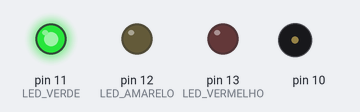
A sketch run on a simulated Arduino Uno, built with avr-gcc and run on an emulated ATmega328P. Parts: output pins drawn as LEDs (lit = HIGH), buzzer (waves = sounding).

Above: at 1.5 s.
At 4.0 s:
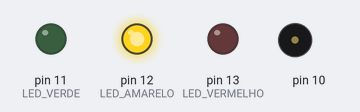
At 5.5 s:
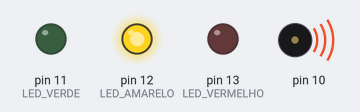
At 9.5 s:
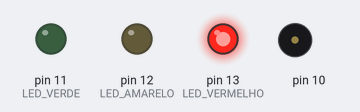
Timing chart, 0 to 15.6 s (numbered marks = the images above):
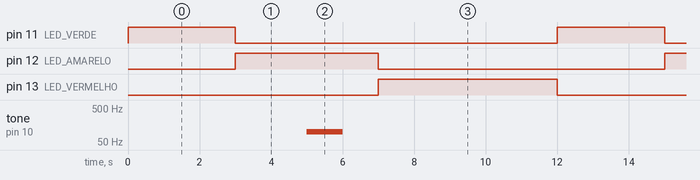

The sketch:

semaforo.ino
```cpp
/*******************************************************************************
* Projeto de um semáforo de carros.
*******************************************************************************/

const int frequencia = 100;
const int LED_VERDE = 11;
const int LED_AMARELO = 12;
const int LED_VERMELHO = 13;

const int TEMPO_VERDE = 3000;  // Tempo em milissegundos para o sinal verde
const int TEMPO_AMARELO = 2000;  // Tempo em milissegundos para o sinal amarelo
const int TEMPO_VERMELHO = 5000;  // Tempo em milissegundos para o sinal vermelho

void setup() {
  // Configura os pinos dos LEDs como saída
  pinMode(LED_VERDE, OUTPUT);
  pinMode(LED_AMARELO, OUTPUT);
  pinMode(LED_VERMELHO, OUTPUT);
  pinMode(10, OUTPUT);
}

// Sequencia que acontece

void loop() {
  // Sinal aberto: apaga LED vermelho, acende LED verde
  sinalVerde();

  // Sinal de atenção: apaga LED verde, acende LED amarelo
  sinalAmarelo();

  sonoro();

  // Sinal fechado: apaga LED amarelo, acende LED vermelho
  sinalVermelho();
}

void sonoro(){
  tone(10, frequencia); // gera frequencia de 2000Hz no buzzer
  delay(1000);
  noTone(10); // para frequencia no buzzer
  delay(1000);
}


// Função para o sinal verde
void sinalVerde() {
  digitalWrite(LED_VERDE, HIGH);
  digitalWrite(LED_AMARELO, LOW);
  digitalWrite(LED_VERMELHO, LOW);
  delay(TEMPO_VERDE);
}

// Função para o sinal amarelo
void sinalAmarelo() {
  digitalWrite(LED_VERDE, LOW);
  digitalWrite(LED_AMARELO, HIGH);
  digitalWrite(LED_VERMELHO, LOW);
  delay(TEMPO_AMARELO);
}

// Função para o sinal vermelho
void sinalVermelho() {
  digitalWrite(LED_VERDE, LOW);
  digitalWrite(LED_AMARELO, LOW);
  digitalWrite(LED_VERMELHO, HIGH);
  delay(TEMPO_VERMELHO);
}
```

Measured:
- by itself, pin 11 (LED_VERDE): alternates HIGH for 3.0 s and LOW for 9.0 s
- by itself, pin 12 (LED_AMARELO): alternates HIGH for 4.0 s and LOW for 8.0 s
- by itself, pin 13 (LED_VERMELHO): alternates HIGH for 5.0 s and LOW for 7.0 s
- by itself, tone on pin 10: alternates 100 Hz for 1.0 s and silent for 11.0 s
